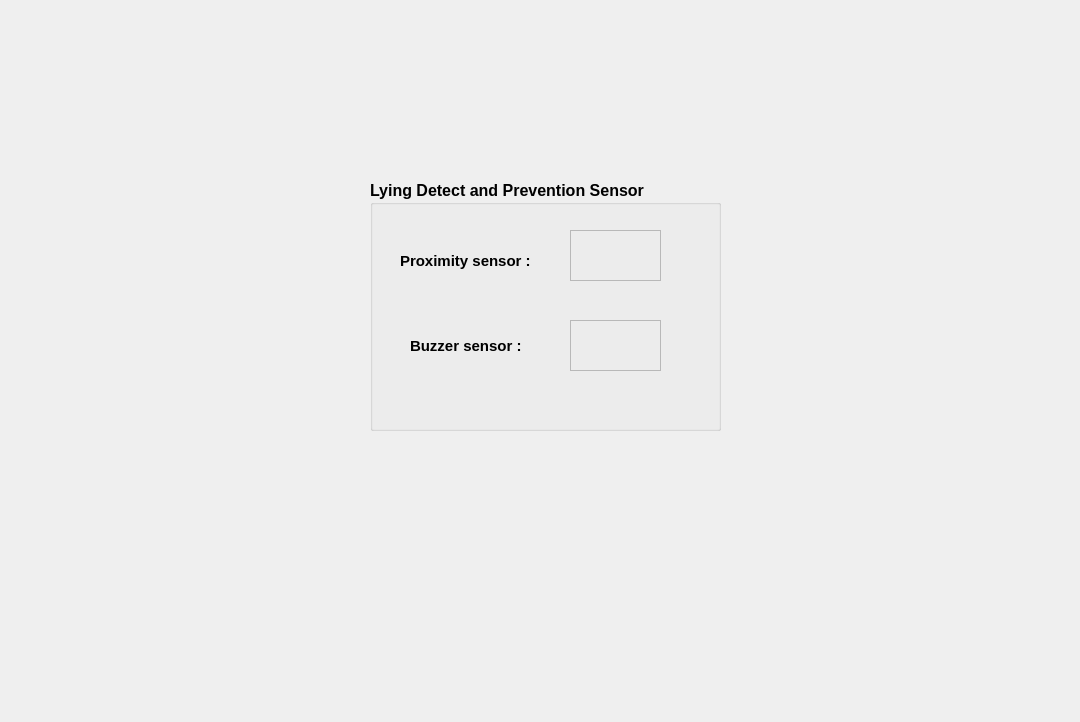
<?xml version="1.0" encoding="UTF-8"?>
<ui version="4.0">
 <class>Dialog</class>
 <widget class="QDialog" name="Dialog">
  <property name="geometry">
   <rect>
    <x>0</x>
    <y>0</y>
    <width>1080</width>
    <height>722</height>
   </rect>
  </property>
  <property name="windowTitle">
   <string>Dialog</string>
  </property>
  <widget class="QGroupBox" name="groupBox">
   <property name="geometry">
    <rect>
     <x>370</x>
     <y>180</y>
     <width>351</width>
     <height>251</height>
    </rect>
   </property>
   <property name="font">
    <font>
     <pointsize>12</pointsize>
     <weight>75</weight>
     <bold>true</bold>
    </font>
   </property>
   <property name="title">
    <string>Lying Detect and Prevention Sensor</string>
   </property>
   <widget class="QLabel" name="label">
    <property name="geometry">
     <rect>
      <x>30</x>
      <y>50</y>
      <width>171</width>
      <height>61</height>
     </rect>
    </property>
    <property name="font">
     <font>
      <pointsize>11</pointsize>
      <weight>75</weight>
      <bold>true</bold>
     </font>
    </property>
    <property name="frameShape">
     <enum>QFrame::NoFrame</enum>
    </property>
    <property name="text">
     <string>Proximity sensor :</string>
    </property>
   </widget>
   <widget class="QLabel" name="label_2">
    <property name="geometry">
     <rect>
      <x>200</x>
      <y>50</y>
      <width>91</width>
      <height>51</height>
     </rect>
    </property>
    <property name="frameShape">
     <enum>QFrame::StyledPanel</enum>
    </property>
    <property name="text">
     <string/>
    </property>
   </widget>
   <widget class="QLabel" name="label_3">
    <property name="geometry">
     <rect>
      <x>40</x>
      <y>140</y>
      <width>131</width>
      <height>51</height>
     </rect>
    </property>
    <property name="font">
     <font>
      <pointsize>11</pointsize>
      <weight>75</weight>
      <bold>true</bold>
     </font>
    </property>
    <property name="text">
     <string>Buzzer sensor :</string>
    </property>
   </widget>
   <widget class="QLabel" name="label_4">
    <property name="geometry">
     <rect>
      <x>200</x>
      <y>140</y>
      <width>91</width>
      <height>51</height>
     </rect>
    </property>
    <property name="frameShape">
     <enum>QFrame::StyledPanel</enum>
    </property>
    <property name="text">
     <string/>
    </property>
   </widget>
  </widget>
 </widget>
 <resources/>
 <connections/>
</ui>
